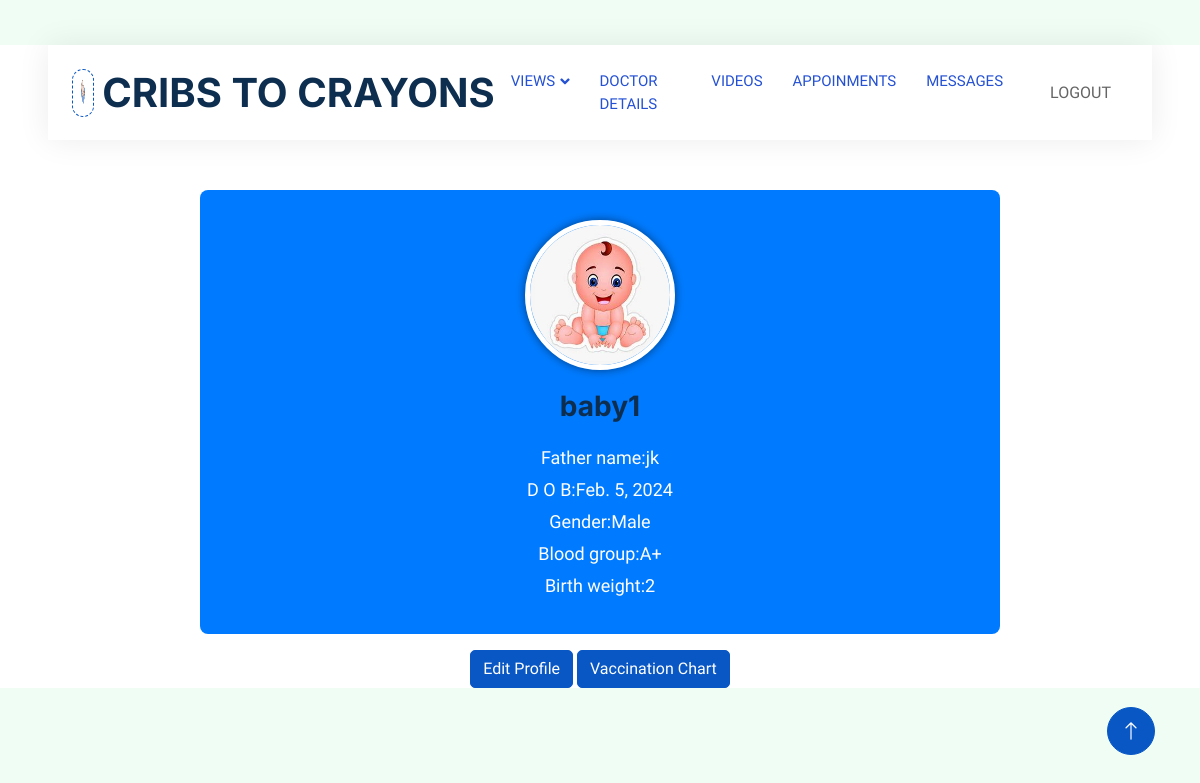
Screenshot of /babydetails (signed in) with the database file from the repository.
### app1/models.py (models this page shows)
class Baby_details(models.Model):
    parent_id=models.ForeignKey(Parent,on_delete=models.CASCADE)
    hospital_id=models.ForeignKey(Hospital,on_delete=models.CASCADE)
    baby_name=models.CharField(max_length=20)
    father_name=models.CharField(max_length=20,null=True,blank=True)
    gender=models.CharField(max_length=20,null=True,blank=True)
    blood_group=models.CharField(max_length=20,null=True,blank=True)
    weight=models.IntegerField()
    birth_date=models.DateField()
    def __str__(self):
        return self.baby_name

### app1/views.py (the view)
# urls.py: path('babydetails',views.baby_details,name="babydetails"),
def baby_details(request):
     log_id=LoginUser.objects.get(id=request.user.id)
     parent=Parent.objects.get(login_id=log_id)
     baby=Baby_details.objects.filter(parent_id=parent)
     print(baby)
     context={
        'baby':baby
     }
     return render(request,'Parent/babydetails.html',context)

### template/Parent/babydetails.html (shortened to what this page needs)
<!DOCTYPE html>
<html lang="en">
{% load static %}
<head>
    <link href="https://cdnjs.cloudflare.com/ajax/libs/font-awesome/5.10.0/css/all.min.css" rel="stylesheet">
    <link href="https://cdn.jsdelivr.net/npm/bootstrap-icons@1.4.1/font/bootstrap-icons.css" rel="stylesheet">
    <link href="{% static 'js/animate.min.css' %}" rel="stylesheet">
    <link href="{% static 'js/owl.carousel.min.css' %}" rel="stylesheet">
    <link href="{% static 'css/bootstrap.min.css' %}" rel="stylesheet">
    <link href="{% static 'css/style.css' %}" rel="stylesheet">
</head>
<body>
    <div class="container-xxl bg-white p-0">
        <div class="container-fluid nav-bar bg-transparent">
            <nav class="navbar navbar-expand-lg bg-white navbar-light py-0 px-4">
                <a href="" class="navbar-brand d-flex align-items-center text-center">
                    <div class="icon p-2 me-2">
                        <img class="img-fluid" src="{% static 'img/logo.gif' %}" alt="Icon" style="width: 30px; height: 30px;">
                    </div>
                    <h1 class="m-0 " >CRIBS TO CRAYONS</h1>
                </a>
                <div class="collapse navbar-collapse" id="navbarCollapse">
                  <div class="navbar-nav ms-auto">
                      <div class="nav-item dropdown">
                        <a href="#" class="nav-link dropdown-toggle" data-bs-toggle="dropdown">VIEWS</a>
                    </div>
                      <a href="{% url 'doctorlist' %}"class="nav-item nav-link">DOCTOR DETAILS</a>
                      <a href="{% url 'pviewvideos' %}" class="nav-item nav-link">VIDEOS</a>
                      <a href="{% url 'myappoinments' %}" class="nav-item nav-link">APPOINMENTS</a>
                      <a href="#" class="nav-item nav-link">MESSAGES</a>
                  </div>
                  <a href="{% url 'login'%}" class="btn  px-3 d-none d-lg-flex" >LOGOUT</a>
              </div>
            </nav>
        </div>
{% for i in baby %}
<div class="profile-container">
  <div class="profile-header text-center">
    <img src="{% static 'img/b4.jpeg' %}" alt="Profile Picture" class="profile-picture">
    <h1 class="profile-name">{{ i.baby_name }}</h1>
    <div class="profile-details">
      <p>Father name:{{ i.father_name }}</p>
      <p>D O B:{{ i.birth_date }}</p>
      <p>Gender:{{ i.gender }}</p>
      <p>Blood group:{{ i.blood_group }}</p>
      <p>Birth weight:{{ i.weight }}</p>
    </div>
  </div>
  <div class="text-center mt-3">
    <a href="{% url 'editbabydetails'%}" class="btn btn-primary">Edit Profile</a>
    <a href="{% url 'vaccinationchart' id=i.id %}" class="btn btn-primary">Vaccination Chart</a>
  </div>
  {% endfor %}
</div>
<a href="#" class="btn btn-lg btn-primary btn-lg-square back-to-top"><i class="bi bi-arrow-up"></i></a>
</div>
</body>
</html>

### static/css/style.css (style rules this page uses)
:root { --primary: #0957c5; --secondary: #2264ff; --light: #EFFDF5; --dark: #2551d3; }
.back-to-top { position: fixed; display: none; right: 45px; bottom: 45px; z-index: 99; }
.btn { transition: .5s; }
.btn.btn-primary, .btn.btn-secondary { color: #FFFFFF; }
.btn-lg-square { width: 48px; height: 48px; }
.btn-square, .btn-sm-square, .btn-lg-square { padding: 0; display: flex; align-items: center; justify-content: center; font-weight: normal; border-radius: 50px; }
.nav-bar { position: relative; margin-top: 45px; padding: 0 3rem; transition: .5s; z-index: 9999; }
.navbar { box-shadow: 0 0 30px rgba(0, 0, 0, .08); }
.navbar .dropdown-toggle::after { border: none; content: "\f107"; font-family: "Font Awesome 5 Free"; font-weight: 900; vertical-align: middle; margin-left: 5px; transition: .5s; }
.navbar-light .navbar-nav .nav-link { margin-right: 30px; padding: 25px 0; color: #5288e0; font-size: 15px; text-transform: uppercase; outline: none; }
.navbar-light .navbar-brand { height: 75px; }
.navbar-light .navbar-nav .nav-link { color: var(--dark); font-weight: 500; }
.icon { padding: 15px; display: inline-flex; align-items: center; justify-content: center; background: #FFFFFF !important; border-radius: 50px; border: 1px dashed var(--primary) !important; }

### template/Parent/babydetails.html (style rules this page uses)
.profile-container { max-width: 800px; margin: 50px auto; }
.profile-header { background-color: #007bff; color: #fff; padding: 30px 20px; border-radius: 8px; }
.profile-picture { width: 150px; height: 150px; border-radius: 50%; border: 5px solid #fff; box-shadow: 0px 0px 10px rgba(0, 0, 0, 0.5); }
.profile-name { font-size: 28px; margin-top: 20px; }
.profile-details { margin-top: 20px; }
.profile-details p { font-size: 18px; margin-bottom: 5px; }

### rows the page displays
Baby_details: baby_name "baby1", father_name "jk", birth_date "Feb. 5, 2024", gender "Male", blood_group "A+", weight "2"
